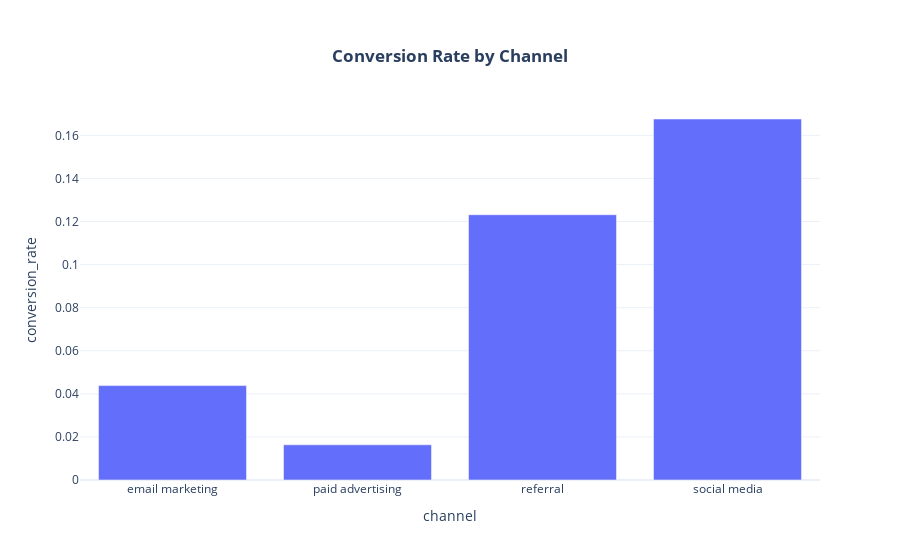

Notebook cell for this chart:
### Markdown cell above
So paid advertisement is the most expensive channel, and email marketing is the least expensive channel. Now let’s see which channels are most and least effective at converting customers:

### Code cell
conversion_by_channel = data.groupby('channel')['conversion_rate'].mean().reset_index()

fig = px.bar(conversion_by_channel, x='channel', 
             y='conversion_rate', 
             title='Conversion Rate by Channel')

fig.update_layout(
    title={
        'text': '<b>Conversion Rate by Channel</b>',
        'x': 0.5,  # Centered
        'xanchor': 'center',  # Anchor to center
        'yanchor': 'top'  # Anchor to top
    }
)

fig.show()

### Figure 1 — Plotly figure (JSON) as saved in the notebook; plotly's stock layout.template omitted (floating-point values rounded to 4 significant figures)
{"data": [{"alignmentgroup": "True", "hovertemplate": "channel=%{x}<br>conversion_rate=%{y}<extra></extra>", "legendgroup": "", "marker": {"color": "#636efa", "pattern": {"shape": ""}}, "name": "", "offsetgroup": "", "orientation": "v", "showlegend": false, "textposition": "auto", "type": "bar", "x": ["email marketing", "paid advertising", "referral", "social media"], "xaxis": "x", "y": [0.04382, 0.01634, 0.1231, 0.1676], "yaxis": "y"}], "layout": {"barmode": "relative", "legend": {"tracegroupgap": 0}, "title": {"text": "<b>Conversion Rate by Channel</b>", "x": 0.5, "xanchor": "center", "yanchor": "top"}, "xaxis": {"anchor": "y", "domain": [0, 1], "title": {"text": "channel"}}, "yaxis": {"anchor": "x", "domain": [0, 1], "title": {"text": "conversion_rate"}}}}
